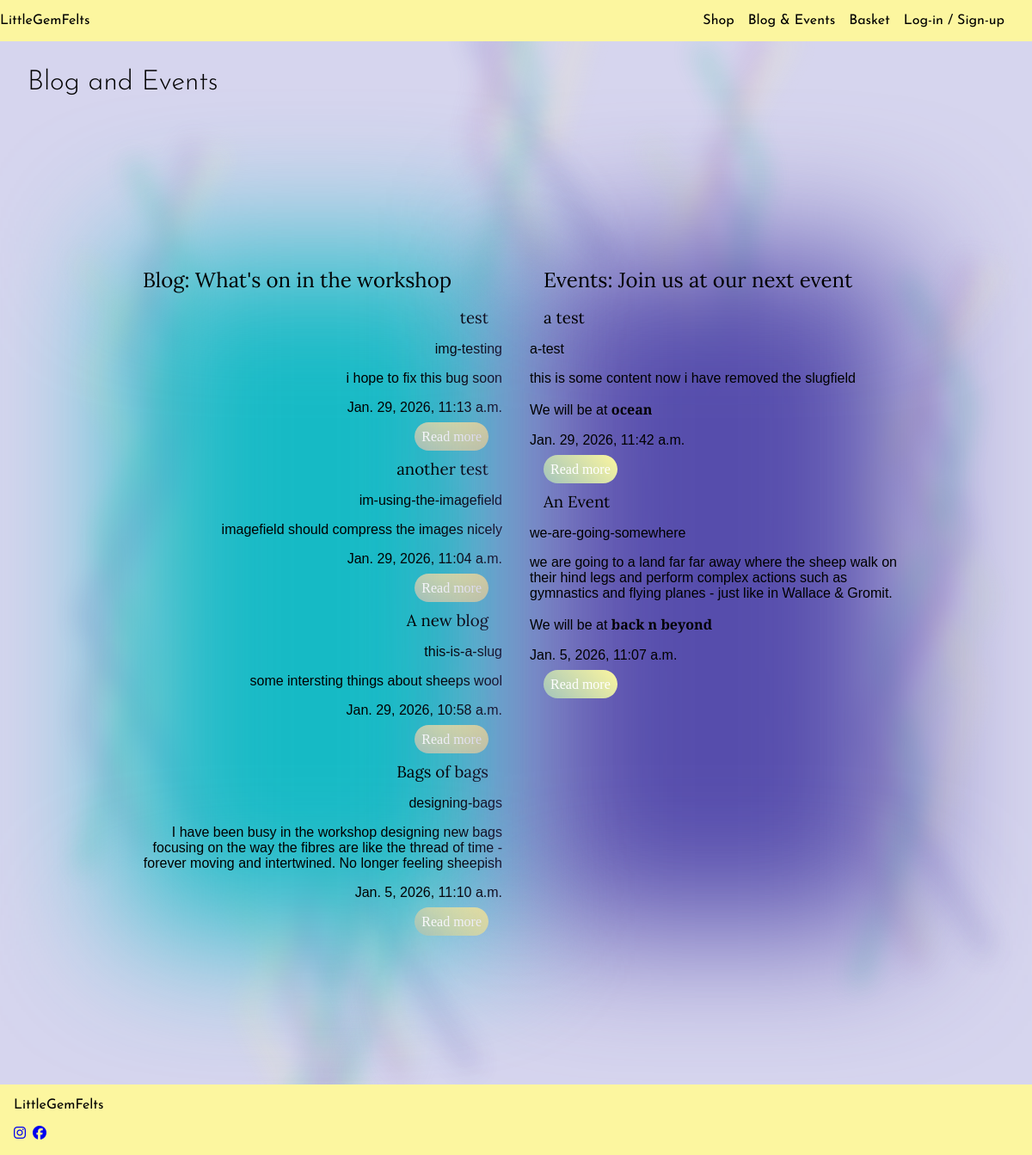
The page /blog/ on the database as committed earlier.
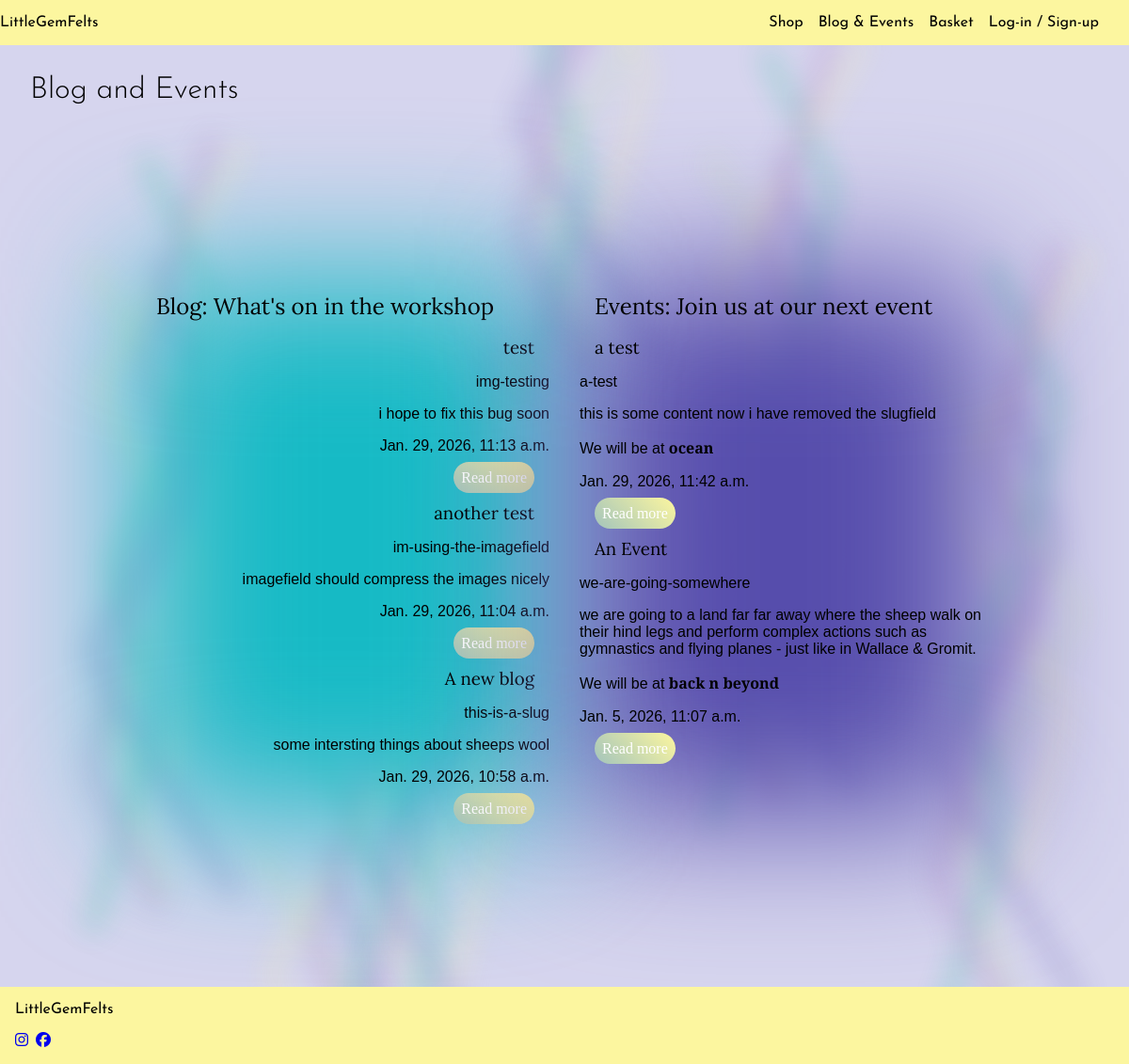
The same page on the database as committed later.
### blog/models.py (models this page shows, shortened)
class Post(models.Model):
    title = models.CharField(max_length=200, unique=True)
    slug = models.SlugField(max_length=200, unique=True)
    author = models.ForeignKey(User, on_delete=models.CASCADE, related_name="blog_posts")
    content = models.TextField()
    img = ProcessedImageField(upload_to='blog_pics/', processors=[ResizeToFill(300,300)],
                              format='JPEG', options={'quality': 90}, blank=True, null=True,
                              default='profile/default-portrait.png')
    start_date = models.DateTimeField(auto_now=False, auto_now_add=False)
    end_date = models.DateTimeField(auto_now=False, auto_now_add=False)
    location = models.CharField(max_length=200)
    is_event = models.BooleanField(default=False)
    allow_comments = models.BooleanField(default=False)
    date_created = models.DateTimeField(auto_now_add=True)
    date_updated = models.DateTimeField(auto_now=True)
    publish = models.BooleanField(default=False)
    class Meta:
        ordering = ['date_created']

### blog/views.py (the view)
# urls.py: path('', views.blog_list, name='blog_list'),
def blog_list(request):
    posts = Post.objects.filter(publish=True).order_by('-date_created')
    return render(request, 'blog/blog_list.html', {'posts': posts})

### basket/contexts.py (called while the page is built, shortened)
def basket_contents(request):
    basket_items = []
    product_count = 0
    total = Decimal('0.00')
    delivery = Decimal('0.00')
    basket = request.session.get('basket', {})  # needs to fetch the items from the basket when implemented
    grand_total = total + delivery
    return {
        'basket_items': basket_items,
        'product_count': product_count,
        'total': total.quantize(Decimal('0.01')),
        'delivery': delivery.quantize(Decimal('0.01')),
        'grand_total': grand_total.quantize(Decimal('0.01')),
    }

### blog/templates/blog/blog_list.html (shortened to what this page needs)
{% extends "layout.html" %}
{% load static %}
{% block extra_css %}
<link rel="stylesheet" href="{% static 'css/index.css' %}">
{% endblock extra_css %}
{% block titles %}
<h1>Blog and Events</h1>
<div class="large-space"></div>
{% endblock titles %}
{% block blogAndEvents %}
<section class="blog-and-events-section">
  <div class="blog-event-container">
    <div class="blog-container">
      <h2>Blog: What's on in the workshop</h2>
      {% for post in posts %}
        {% if post.is_event != True %}
            <div class="blog-item">
                <h3>{{post.title}}</h3>
                <p>{{post.slug}}</p>
                <p>{{post.content|truncatechars:200}}</p>
                <p>{{post.date_created}}</p>
                <wa-button size='small' class="blog-btn button-dark" pill href="{% url 'blog:blog_details' post.slug %}">Read more</wa-button>
            </div>
        {% endif %}
      {% endfor %}
    </div>
    <div class="event-container">
      <h2>Events: Join us at our next event</h2>
      {% for post in posts %}
        {% if post.is_event == True %}
            <div class="event-item">
                <h3>{{post.title}}</h3>
                <p>{{post.slug}}</p>
                <p>{{post.content|truncatechars:200}}</p>
                <p>We will be at <strong>{{post.location}}</strong></p>
                <p>{{post.date_created}}</p>
                <wa-button size='small' class="event-btn button-dark" pill href="{% url 'blog:blog_details' post.slug %}">Read more</wa-button>
            </div>
        {% endif %}
      {% endfor %}
    </div>
  </div>
</section>
{% endblock blogAndEvents %}

### templates/layout.html (shortened to what this page needs)
{% load static %}
{% url "home" as home_url %}
<!DOCTYPE html>
<html lang="en">
<head>
    <link rel="stylesheet" type="text/css" href="https://cdn.jsdelivr.net/npm/toastify-js/src/toastify.min.css">
    <link rel="stylesheet" href="{%static 'css/base.css'%}">
    {% block extra_css %}{% endblock extra_css %}
</head>
<body>
    <header>
      <nav class='navbar'>
        <wa-button appearance='plain' size='large' href='{% url 'home'%}'>LittleGemFelts</wa-button>
        <ul class="menu">
          <li>
            <wa-button class="nav-btn" href="{% url 'store:store'%}">Shop</wa-button>
          </li>
          <li>
            <wa-button class="nav-btn" pill href="{% url 'blog:blog_list'%}">Blog & Events</wa-button>
          </li>
          <li>
            <wa-button class="nav-btn" pill href="{% url 'basket:view_basket'%}">Basket</wa-button>
          </li>
          <li>
            {% if user.is_authenticated %}
            <wa-button class="nav-btn" pill href="{% url 'userprofile:profile_view'%}">{{user.username}}'s Profile</wa-button>
            <wa-button class="nav-btn" pill href="{% url 'account_logout' %}">Logout</wa-button>
            {% else %}
            <wa-button class="nav-btn" pill href="{% url 'account_login' %}">Log-in / Sign-up</wa-button>
            {% endif %}
          </li>
        </ul>
      </nav>
    </header>
    <div class="background-svg">
      <div class="bg-svg item1">
        <img src="{{MEDIA_URL}}fibers.svg" alt="">
      </div>
      <div class="bg-svg item2">
        <img src="{{MEDIA_URL}}fibers.svg" alt="">
      </div>
      <div class="bg-svg item3">
        <img src="{{MEDIA_URL}}fibers.svg" alt="">
      </div>
      <div class="bg-svg item4">
        <img src="{{MEDIA_URL}}fibers.svg" alt="">
      </div>
      <div class="bg-svg item5">
        <img src="{{MEDIA_URL}}fibers.svg" alt="">
      </div>
      <div class="bg-svg item6">
        <img src="{{MEDIA_URL}}fibers.svg" alt="">
      </div>
    </div>
    <main>
      {% block titles %}{% endblock titles %}
      {% block blogAndEvents %}{% endblock blogAndEvents %}
    </main>
<footer>
  <div class="navbar footer-container">
    <div class="footer-brand-section">
      <wa-button appearance='plain' size='large' href='{% url 'home'%}'>LittleGemFelts</wa-button>
      <div class="footer-social">
        <a href="https://www.instagram.com/" class="footer-link" target="_blank" rel="noopener">
          <i class="fa-brands fa-instagram"></i>
        </a>
        <a href="https://www.facebook.com/" class="footer-link" target="_blank" rel="noopener">
          <i class="fa-brands fa-facebook"></i>
        </a>
      </div>
    </div>
  </div>
</footer>
</body>
</html>

### static/css/base.css (style rules this page uses)
:root { --title-font: "Josefin Sans", sans-serif; --heading-font: "Lora", sans-serif; --content-font: "Cormorant", sans-serif; --amethyst-c1: #a560b2; --violet-twilight-c2: #564dac; --light-gold-c3: #fcf69f; --lavender-c4: #d6d5ee; --ash-grey-c5: #a3c4bc; --tropical-teal-c6: #16bac5; }
html, body { width: 100%; margin: 0; }
body { display: flex; flex-direction: column; background-color: #d6d5ee; }
main { flex: 1; z-index:2; }
h1 { font-family: var(--title-font); font-weight: 300; margin: 2rem; }
h2, h3, h4, h5, h6 { font-family: var(--heading-font); font-weight: 300; margin: 1rem; }
p { font-family: var(--content-font); }
section { max-width: 900px; margin: 0 auto clamp(2rem, 15vw, 20rem); }
.navbar { font-family: var(--title-font); display: flex; flex-wrap: wrap; justify-content: space-between; align-items: center; background-color: var(--light-gold-c3); position: relative; z-index: 10; }
.menu { display: flex; flex-wrap: wrap; list-style: none; gap: 1rem; margin-right: 2rem; transition: max-height 0.3s ease; }
.large-space { height: 150px; }
.background-svg { position: fixed; top: 0; left: 0; height: 100%; width: 100%; pointer-events: none; }
.bg-svg { position: absolute; }
.item1 { top:10%; left: 5%; width: 100px; }
.item2 { top:30%; left: 30%; width: 150px; }
.item3 { top:0%; left: 60%; width: 180px; }
.item4 { top:20%; left: 80%; width: 200px; }
.item5 { top:65%; left: 20%; width: 80px; }
.item6 { top:-40%; left: 43%; width: 180px; }
.footer-container { display: grid; grid-template-columns: auto 1fr auto; align-items: start; gap: 2rem; padding: 1rem; }
.footer-brand-section { display: flex; flex-direction: column; grid-column: 1; gap: 1rem; }
.footer-social { display: flex; gap: 0.5rem; }

### static/css/index.css (style rules this page uses)
:root { --title-font: "Josefin Sans", sans-serif; --heading-font: "Lora", sans-serif; --content-font: "Cormorant", sans-serif; --amethyst-c1: #a560b2; --violet-twilight-c2: #564dac; --light-gold-c3: #fcf69f; --lavender-c4: #d6d5ee; --ash-grey-c5: #a3c4bc; --tropical-teal-c6: #16bac5; }
.button-dark { position: relative; border-radius: 2rem; padding: 0.5rem; margin: 1rem; border: none; color: white; z-index: 1; background: linear-gradient(45deg, #a3c4bc, #fcf69f); }
.button-dark::before { content: ""; position: absolute; top: 4px; bottom: 4px; right: 4px; left: 4px; background: #564dac; z-index: -1; border-radius: 2rem; }
.blog-event-container { display: grid; grid-template-columns: 1fr 1fr; gap: 2rem; }
.blog-container { grid-column: 1; background-color: transparent; position: relative; z-index: 1; }
.blog-container::before { background: var(--tropical-teal-c6); filter: blur(5rem); content: ""; inset: 0; z-index: -1; position: absolute; }
.event-container { grid-column: 2; background-color: transparent; position: relative; z-index: 1; }
.event-container::before { grid-column: 2; background-color: var(--violet-twilight-c2); filter: blur(5rem); content: ""; inset: 0; z-index: -1; position: absolute; }
.blog-item { text-align: right; }
.event-item { text-align: left; }

Rows that differ between the two databases and show on the page:
removed Post: title "Bags of bags", slug "designing-bags", content "I have been busy in the workshop designing new bags focusing on the way the fibres are like the thread of time - forever moving and intertwined. No longer feeling sheepish", date_created "Jan. 5, 2026, 11:10 a.m.", shown under "Blog: What's on in the workshop"
